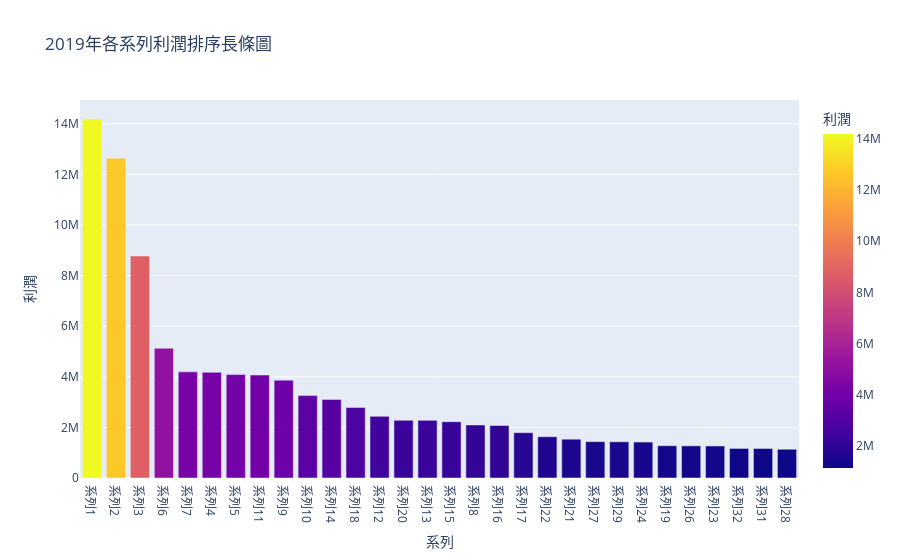

Notebook source saved alongside this figure:
### Code cell
color_fig.show()

### Figure 1 — Plotly figure (JSON) as saved in the notebook; plotly's stock layout.template omitted (floating-point values rounded to 4 significant figures)
{"data": [{"alignmentgroup": "True", "hovertemplate": "系列=%{x}<br>利潤=%{marker.color}<extra></extra>", "legendgroup": "", "marker": {"color": [14190000.0, 12640000.0, 8773000.0, 5129000.0, 4196000.0, 4179000.0, 4088000.0, 4070000.0, 3867000.0, 3257000.0, 3106000.0, 2785000.0, 2436000.0, 2282000.0, 2278000.0, 2225000.0, 2096000.0, 2074000.0, 1791000.0, 1631000.0, 1534000.0, 1437000.0, 1431000.0, 1421000.0, 1275000.0, 1272000.0, 1265000.0, 1169000.0, 1166000.0, 1137000.0], "coloraxis": "coloraxis"}, "name": "", "offsetgroup": "", "orientation": "v", "showlegend": false, "textposition": "auto", "type": "bar", "x": ["系列1", "系列2", "系列3", "系列6", "系列7", "系列4", "系列5", "系列11", "系列9", "系列10", "系列14", "系列18", "系列12", "系列20", "系列13", "系列15", "系列8", "系列16", "系列17", "系列22", "系列21", "系列27", "系列29", "系列24", "系列19", "系列26", "系列23", "系列32", "系列31", "系列28"], "xaxis": "x", "y": [14190000.0, 12640000.0, 8773000.0, 5129000.0, 4196000.0, 4179000.0, 4088000.0, 4070000.0, 3867000.0, 3257000.0, 3106000.0, 2785000.0, 2436000.0, 2282000.0, 2278000.0, 2225000.0, 2096000.0, 2074000.0, 1791000.0, 1631000.0, 1534000.0, 1437000.0, 1431000.0, 1421000.0, 1275000.0, 1272000.0, 1265000.0, 1169000.0, 1166000.0, 1137000.0], "yaxis": "y"}], "layout": {"barmode": "relative", "coloraxis": {"colorbar": {"title": {"text": "利潤"}}, "colorscale": [[0, "#0d0887"], [0.1111, "#46039f"], [0.2222, "#7201a8"], [0.3333, "#9c179e"], [0.4444, "#bd3786"], [0.5556, "#d8576b"], [0.6667, "#ed7953"], [0.7778, "#fb9f3a"], [0.8889, "#fdca26"], [1, "#f0f921"]]}, "legend": {"tracegroupgap": 0}, "title": {"text": "2019年各系列利潤排序長條圖"}, "xaxis": {"anchor": "y", "domain": [0, 1], "title": {"text": "系列"}}, "yaxis": {"anchor": "x", "domain": [0, 1], "title": {"text": "利潤"}}}}
